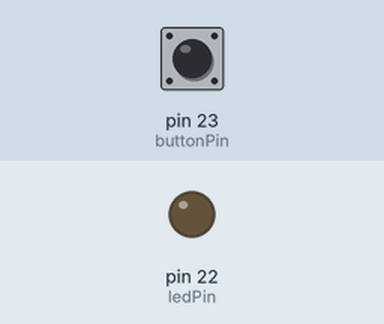
Bench run of a sketch on a simulated Arduino Mega 2560, built with avr-gcc and run on an emulated ATmega2560. On the bench: output pins drawn as LEDs (lit = HIGH). The test bench sets the inputs (shaded band); at power-on: pin 23 (buttonPin) LOW.

Above: at 1.2 s.
1.3 s: pin 23 (buttonPin) pulled HIGH for 0.15 s
At 1.4 s:
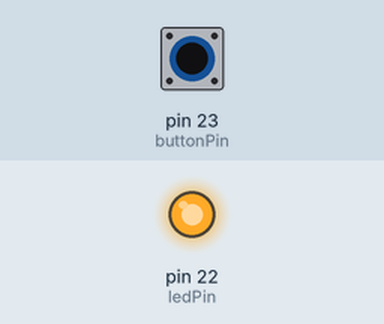
3.0 s: pin 23 (buttonPin) pulled HIGH for 3.2 s
At 7.5 s:
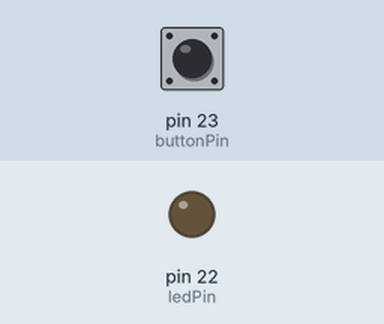
Timing chart, 0 to 9.0 s (numbered marks = the images above; inputs shaded):
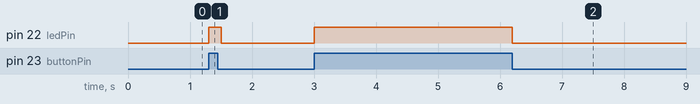

Measured:
- after the input at 1.3 s, pin 22 (ledPin): LOW → HIGH at once, → LOW 0.20 s later
- after the input at 3.0 s, pin 22 (ledPin): LOW → HIGH at once, → LOW 3.2 s later

The sketch:

Button.ino
```cpp
// constants won't change. They're used here to set pin numbers:
const int buttonPin = 23;     // the number of the pushbutton pin
const int ledPin =  22;      // the number of the LED pin

// variables will change:
int buttonState = 0;         // variable for reading the pushbutton status

void setup() {
  // initialize the LED pin as an output:
  pinMode(ledPin, OUTPUT);
  // initialize the pushbutton pin as an input:
  pinMode(buttonPin, INPUT);
}

void loop() {
  // read the state of the pushbutton value:
  buttonState = digitalRead(buttonPin);

  // check if the pushbutton is pressed. If it is, the buttonState is HIGH:
  if (buttonState == HIGH) {
    // turn LED on:
    digitalWrite(ledPin, HIGH);
    delay(100);
  } else {
    // turn LED off:
    digitalWrite(ledPin, LOW);
  }
}
```
